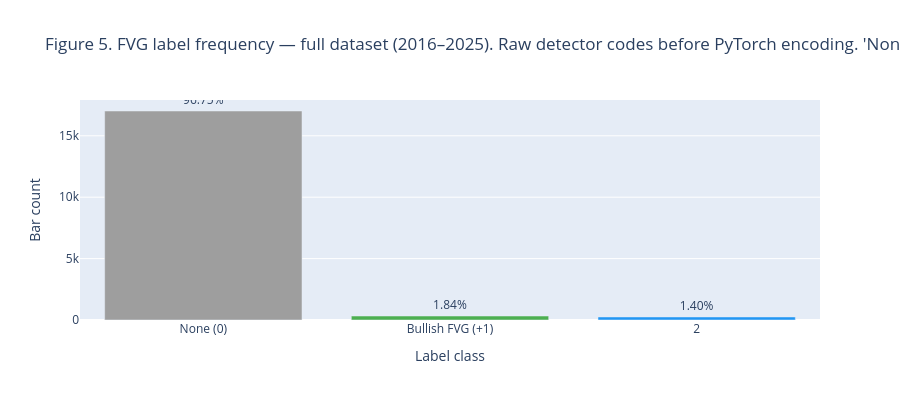

The code cell stored with this chart in its notebook:
### Markdown cell above
### 3.3 Label Distribution

The validated FVG label is much sparser than the raw geometric label. Sparsity gate analysis on `data/processed/spy_h1.parquet` (17,591 candles) showed:

| Criterion applied | Bull remaining | Notes |
|-------------------|---------------|-------|
| Geometric FVG only | ~2,186 | ~14.9% of bars |
| + Crit 2 (reaction, loose) | ~467 | ~3.2% |
| + Crit 5 (Gann, 50-bar) | ~100–200 | regime-dependent |
| + Crit 6 (BOS, 50-bar) | ~40–70 | final positive count |

Overall positive rate: approximately **3.25%** (combined bull + bear). At this imbalance level, `CrossEntropyLoss` must use per-class weights from the training split, and per-class F1 on the minority class is the primary evaluation metric — raw accuracy is uninformative.

### Code cell
# Figure 5 — Label frequency bar chart
# [NEEDS PIPELINE]
if df is not None:
    label_counts = df['label'].value_counts().sort_index()
    label_names = {-1: 'Bearish FVG (-1)', 0: 'None (0)', 1: 'Bullish FVG (+1)'}
    label_colors = {-1: '#F44336', 0: '#9E9E9E', 1: '#4CAF50'}

    fig5 = go.Figure()
    for code, count in label_counts.items():
        pct = count / len(df) * 100
        fig5.add_trace(go.Bar(
            x=[label_names.get(code, str(code))],
            y=[count],
            name=label_names.get(code, str(code)),
            marker_color=label_colors.get(code, '#2196F3'),
            text=[f"{pct:.2f}%"],
            textposition='outside',
        ))

    fig5.update_layout(
        title=(
            "Figure 5. FVG label frequency — full dataset (2016–2025).\n"
            "Raw detector codes before PyTorch encoding. 'None' dominates as expected."
        ),
        yaxis_title="Bar count",
        xaxis_title="Label class",
        showlegend=False,
        height=400,
    )
    fig5.show()
    print("Figure 5 saved.")

    total_positive = int((df['label'] != 0).sum())
    positive_rate = total_positive / len(df) * 100
    print(f"\nPositive label rate (bull + bear): {positive_rate:.2f}% ({total_positive:,} / {len(df):,})")
    if positive_rate < 0.05:
        print("[WARNING] < 0.5% positive rate — fewer than ~7 positives. Investigate detector settings.")
    elif positive_rate > 5.0:
        print("[WARNING] > 5% positive rate — ValidFVGLabeller criteria may not be applied correctly.")
    else:
        print("[OK] Positive rate within expected range for ValidFVGLabeller (0.1–5%).")
else:
    print("[SKIPPED] No data loaded.")

### Figure 1 — Plotly figure (JSON) as saved in the notebook; plotly's stock layout.template omitted (floating-point values rounded to 4 significant figures)
{"data": [{"marker": {"color": "#9E9E9E"}, "name": "None (0)", "text": ["96.75%"], "textposition": "outside", "type": "bar", "x": ["None (0)"], "y": [17020]}, {"marker": {"color": "#4CAF50"}, "name": "Bullish FVG (+1)", "text": ["1.84%"], "textposition": "outside", "type": "bar", "x": ["Bullish FVG (+1)"], "y": [324]}, {"marker": {"color": "#2196F3"}, "name": "2", "text": ["1.40%"], "textposition": "outside", "type": "bar", "x": ["2"], "y": [247]}], "layout": {"height": 400, "showlegend": false, "title": {"text": "Figure 5. FVG label frequency — full dataset (2016–2025).\nRaw detector codes before PyTorch encoding. 'None' dominates as expected."}, "xaxis": {"title": {"text": "Label class"}}, "yaxis": {"title": {"text": "Bar count"}}}}
